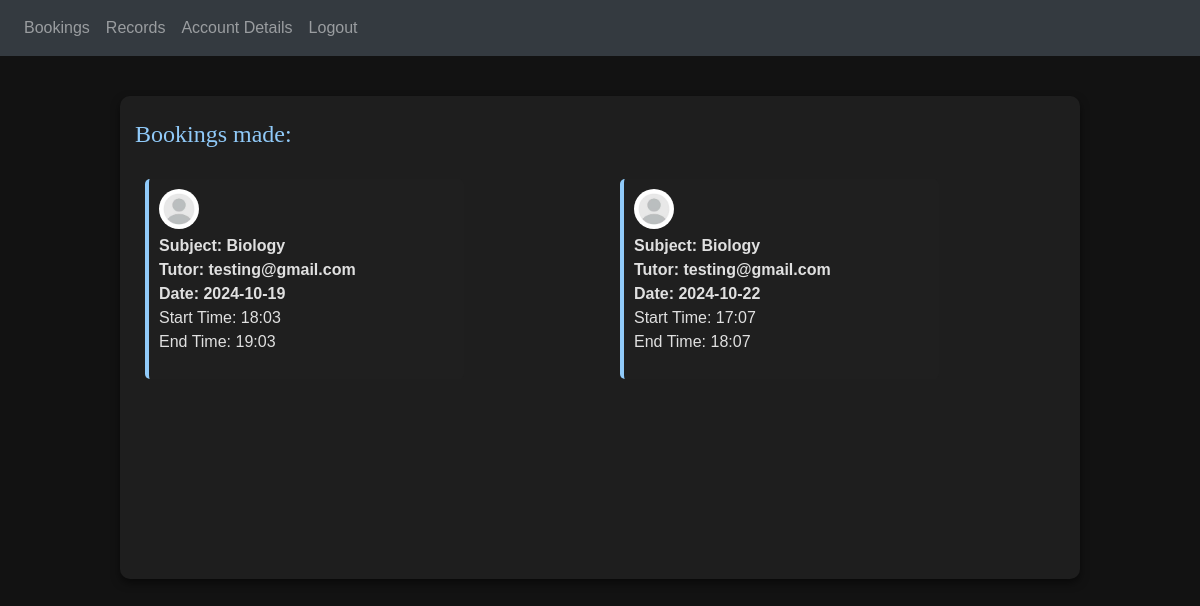
Screenshot of /records (signed in) with the database file from the repository.
### tables this page shows
CREATE TABLE Subjects (
	subject_id INTEGER NOT NULL,
	subject TEXT NOT NULL,
	CONSTRAINT Subjects_PK PRIMARY KEY (subject_id)
);

CREATE TABLE Bookings (
	booking_id INTEGER NOT NULL,
	subject_id INTEGER NOT NULL,
	tutor_email TEXT NOT NULL,
	tutee_email TEXT NOT NULL,
	date TEXT NOT NULL,
	start_time TEXT NOT NULL,
	end_time TEXT NOT NULL,
	CONSTRAINT Bookings_PK PRIMARY KEY (booking_id),
	CONSTRAINT Bookings_Subjects_FK FOREIGN KEY (subject_id) REFERENCES Subjects(subject_id),
	CONSTRAINT Bookings_Tutors_FK FOREIGN KEY (tutor_email) REFERENCES Tutors(email),
	CONSTRAINT Bookings_Tutees_FK FOREIGN KEY (tutee_email) REFERENCES Tutees(email)
);

### website/views.py (the view)
@views.route('/records', methods=['GET'])
@login_required
def records():
    tuteeemail = current_user.get_id()
    def get_timings():  # getting bookings in the database corresponding to a specific tutee
        conn = s.connect("tutoring.db")
        c = conn.cursor()
        c.execute('SELECT subject_id, tutor_email, date, start_time, end_time FROM Bookings WHERE tutee_email = ?', (tuteeemail,))
        data = c.fetchall()
        for row in range(0, len(data)):
            data[row] = list(data[row])
            data[row][0] = id_to_name(data[row][0])  # converting subject ids to names
        c.close()
        return data
    records = get_timings()
    return render_template("tuteerecords.html", user=current_user, records=records)

### website/__init__.py (called while the page is built)
def create_app():
    app = Flask(__name__)
    app.config['SECRET_KEY'] = 'ihfeoihdaoihaoihfa hufeffdshufds'
    from .views import views
    from .auth import auth
    app.register_blueprint(views, url_prefix='/')
    app.register_blueprint(auth, url_prefix='/')
    from .models import Tutor, Tutee, Administrator
    login_manager = LoginManager()
    login_manager.login_view = 'auth.login'
    login_manager.init_app(app)
    @login_manager.user_loader
    def load_user(email):
        print(f"Loading user with email: {email}")
        return find_load(email)
    return app

### website/auth.py (called while the page is built)
def find_load(email):  # combining database tables of all account types to find a specific account using email
    conn = s.connect("tutoring.db")
    c = conn.cursor()
    c.execute("""SELECT email, firstname, password FROM Tutors WHERE email = ?
                      UNION SELECT email, firstname, password FROM Tutees WHERE email = ?
                      UNION SELECT email, firstname, password FROM Administrators WHERE email = ?""",
              (str(email), str(email), str(email)))
    data = c.fetchone()
    c.close()
    if data is None:
        return None
    else:
        return User(data[0], data[1], data[2]) # returns the data using the User class

### website/models.py (called while the page is built)
    def get_id(self):  # returns the user's email for Flask to manage user session
        return self.email

### website/views.py (called while the page is built)
def id_to_name(id):
    conn = s.connect("tutoring.db")
    c = conn.cursor()
    c.execute('SELECT subject FROM Subjects WHERE subject_id = ?', (int(id),))
    data = c.fetchone()
    c.close()
    if data:
        return data[0]  # returns the name of the subject
    else:
        return None

### website/templates/tuteerecords.html (shortened to what this page needs)
<!DOCTYPE html>
<html>
<head>
    <link
            rel="stylesheet"
            href="https://stackpath.bootstrapcdn.com/bootstrap/4.4.1/css/bootstrap.min.css"
    />
</head>
<body>
<nav class="navbar navbar-expand-lg navbar-dark bg-dark">
    <div class="collapse navbar-collapse" id="navbar">
        <div class="navbar-nav">
            {% if user.is_authenticated %}
            <a class="nav-item nav-link" id="bookings" href="/tutee">Bookings</a>
            <a class="nav-item nav-link" id="records" href="/records">Records</a>
            <a class="nav-item nav-link" id="account" href="/tuteeaccount">Account Details</a>
            <a class="nav-item nav-link" id="logout" href="/logout">Logout</a>
            {% else %}
            <a class="nav-item nav-link" id="login" href="/login">Login</a>
            <a class="nav-item nav-link" id="signUp" href="/sign-up">Sign Up</a>
            {% endif %}
        </div>
    </div>
</nav>
<div class="container">
        <br>
        <h2>Bookings made: </h2>
        <div class="additions">
            {% for record in records %}
            <div class="addition-item">
                <image src="{{ url_for('static', filename='tutor.jpg')}}" width="50" height="50"></image>
                <div>
                    <strong>Subject: {{record[0]}}</strong><br>
                    <strong>Tutor: {{record[1]}}</strong><br>
                    <strong>Date: {{record[2]}}</strong><br>
                    Start Time: {{record[3]}}<br>
                    End Time: {{record[4]}}
                </div>
            </div>
            {% endfor %}
        </div>
</div>
</body>
</html>

### website/templates/tuteerecords.html (style rules this page uses)
body { font-family: 'Calibri', sans-serif; margin: 0; padding: 0; background-color: #121212; color: #E0E0E0; }
.container { display: flex; flex: 1; background-color: #1E1E1E; border-radius: 10px; box-shadow: 0 4px 8px rgba(0, 0, 0, 0.5); overflow: hidden; width: 80%; max-width: 1000px; margin: 40px auto; flex-direction: column; overflow-y: auto; }
h1, h2 { font-family: 'Arvo', serif; color: #90CAF9; }
h2 { font-size: 24px; margin-bottom: 10px; }
.additions { display: grid; grid-template-columns: repeat(auto-fill, minmax(300px, 1fr)); gap: 20px; margin: 10px 0; height: 400px; overflow-y: auto; overflow-x: hidden; }
.addition-item { width: 70%; height: 200px; background-color: #1F1F1F; padding: 10px; margin: 10px; border-left: 4px solid #90CAF9; border-radius: 5px; display: flex; align-items: flex-start; color: #E0E0E0; box-sizing: border-box; flex-direction: column; }
.addition-item img { width: 40px; height: 40px; border-radius: 50%; margin-right: 15px; margin-bottom: 5px; }
.addition-item div { font-size: 16px; line-height: 1.5; }

### rows the page displays
Subjects: subject "Biology" "Biology"
Bookings: tutor_email "testing@gmail.com", date "2024-10-19", start_time "18:03", end_time "19:03"
Bookings: tutor_email "testing@gmail.com", date "2024-10-22", start_time "17:07", end_time "18:07"
